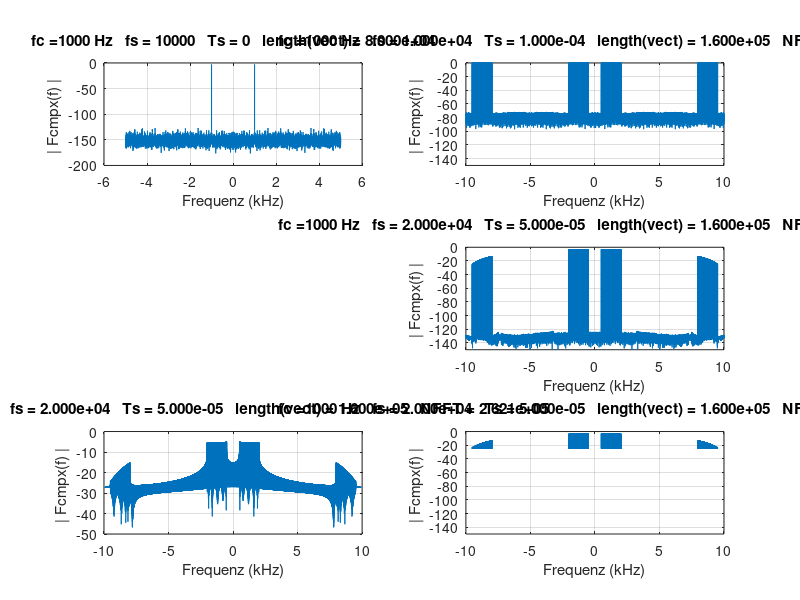

Reproduce this figure in MATLAB.

delete(findall(0,'type','line'))    % Inhalte der letztem plots löschen, figure handle behalten


fc=1000;
Tc=1/fc;
fs=10e3;
Ts=1/fs;
L=80e6*Tc;
t=[0:1:L-1]*Ts;

s1=sin(2*pi*fc*t);
s2=chirp(t,500,L*Ts,2000);

s3=sin(2*pi*500*t);
for k=501:1:2000
    s3=s3+sin(2*pi*k*t);
end

s3x2=interp1(t,s3,[0:0.5:L-1]*Ts);

S1 = fft(s1,L);
S1amp = abs(S1);
S1ampshift=fftshift(S1amp/L);

S2 = fft(s2,L);
S2amp = abs(S2);
S2ampshift=fftshift(S2amp/L);

S3 = fft(s3,L);
S3amp = abs(S3);
S3ampshift=fftshift(S3amp/L);

S3x2 = fft(s3x2,L);
S3x2amp = abs(S3x2);
S3x2ampshift=fftshift(S3x2amp/L);

S3x2L2 = fft(s3x2,2*L);
S3x2L2amp = abs(S3x2L2);
S3x2L2ampshift=fftshift(S3x2L2amp/(2*L));

NFFT=2^nextpow2(length(s3x2));
S3x2pow2 = fft(s3x2,NFFT);
S3x2pow2amp = abs(S3x2pow2);
S3x2pow2ampshift=fftshift(S3x2pow2amp/(NFFT));

tickf = fs/2*linspace(-1,1,L);
tickfx2 = 2*fs/2*linspace(-1,1,L);
tickfx2L2 = 2*fs/2*linspace(-1,1,2*L);
tickfx2pow2 = 2*fs/2*linspace(-1,1,NFFT);

df=fs/L;
dfx2=2*fs/L;

f6=figure(6);


% h.f = figure; 
% plot(rand(1,10)); 
% grid on; 
% h.a=gca; 

subplot(321);
plot(tickf*1e-3,10*log10(S1ampshift));grid on; 
title('Spektrum der kompl. Schwingung mit nicht- idealem Verlauf')
xlabel('Frequenz (kHz)')
ylabel('| Fcmpx(f) | ')
title(['fc =' num2str(fc,'%.d') ' Hz'...
       '   fs = ' num2str(fs,'%.d') ...
       '   Ts = 0' ...
       '   length(vect) = ' num2str(length(s1),'%.3e')...
       ])
   
subplot(322);
plot([-fs:df:fs-df]*1e-3,10*log10([S3amp S3amp]));grid on; 
title('Spektrum der kompl. Schwingung mit nicht- idealem Verlauf')
xlabel('Frequenz (kHz)')
ylabel('| Fcmpx(f) | ')
title(['fc =' num2str(fc,'%.d') ' Hz'...
       '   fs = ' num2str(fs,'%.3e') ...
       '   Ts = ' num2str(1/fs,'%.3e')...
       '   length(vect) = ' num2str(length([S3amp S3amp]),'%.3e')...
       '   NFFT = ' num2str(length(S3),'%.3e')...
       ])
ylim([-150 0]); 
   
subplot(324);
plot(tickfx2*1e-3,10*log10(S3x2ampshift));grid on; 
title('Spektrum der kompl. Schwingung mit nicht- idealem Verlauf')
xlabel('Frequenz (kHz)')
ylabel('| Fcmpx(f) | ')
title(['fc =' num2str(fc,'%.d') ' Hz'...
       '   fs = ' num2str(2*fs,'%.3e') ...
       '   Ts = ' num2str(1/2/fs,'%.3e')...
       '   length(vect) = ' num2str(length(s3x2),'%.3e')...
       '   NFFT = ' num2str(length(S3x2),'%.3e')...
       ])
ylim([-150 0]); 

subplot(325);
plot(tickfx2pow2*1e-3,10*log10(S3x2pow2ampshift));grid on; 
title('Spektrum der kompl. Schwingung mit nicht- idealem Verlauf')
xlabel('Frequenz (kHz)')
ylabel('| Fcmpx(f) | ')
title(['fc =' num2str(fc,'%.d') ' Hz'...
       '   fs = ' num2str(2*fs,'%.3e') ...
       '   Ts = ' num2str(1/2/fs,'%.3e')...
       '   length(vect) = ' num2str(length(s3x2),'%.3e')...
       '   NFFT = ' num2str(length(S3x2pow2),'%.3e')...
       ])
%ylim([-150 0]); 

subplot(326);
plot(tickfx2L2*1e-3,10*log10(S3x2L2ampshift));grid on; 
title('Spektrum der kompl. Schwingung mit nicht- idealem Verlauf')
xlabel('Frequenz (kHz)')
ylabel('| Fcmpx(f) | ')
title(['fc =' num2str(fc,'%.d') ' Hz'...
       '   fs = ' num2str(2*fs,'%.3e') ...
       '   Ts = ' num2str(1/2/fs,'%.3e')...
       '   length(vect) = ' num2str(length(s3x2),'%.3e')...
       '   NFFT = ' num2str(length(S3x2L2),'%.3e')...
       ])
ylim([-150 0]); 
